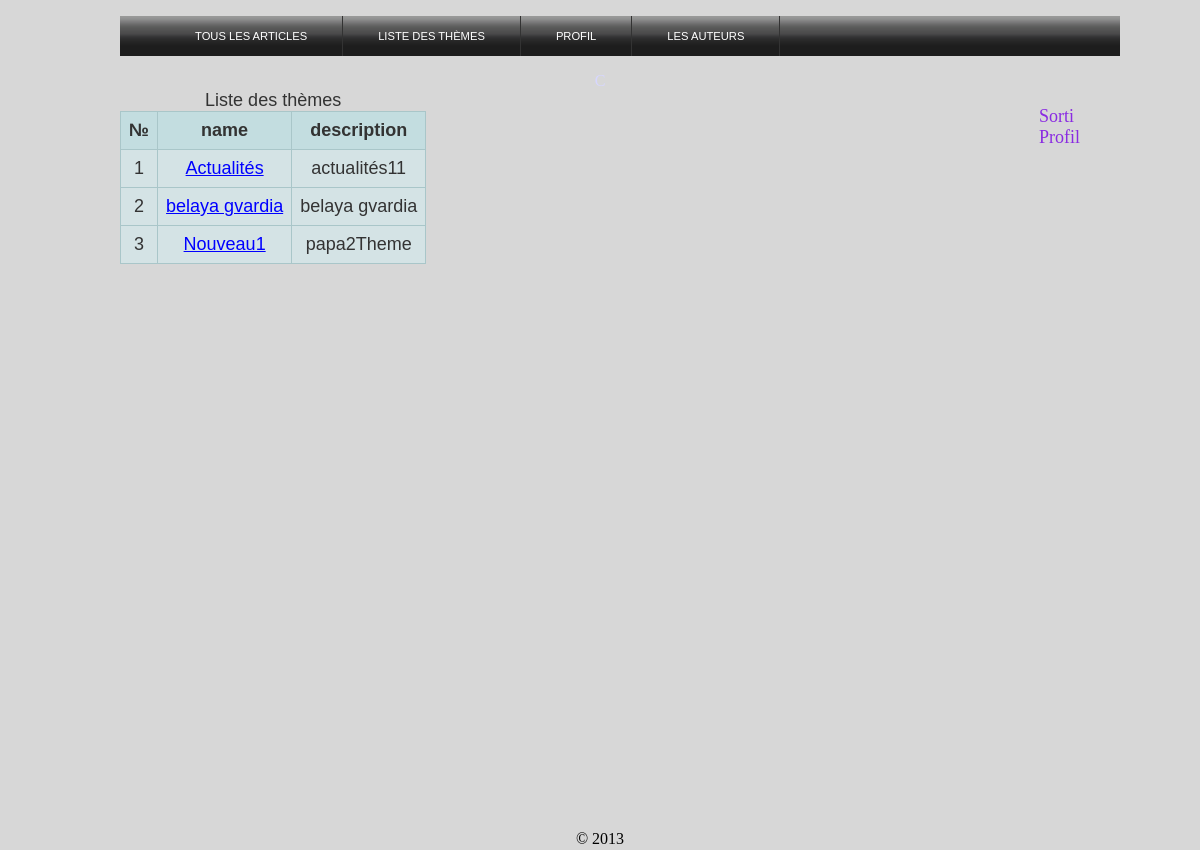
Page /index.php?page=theme&action=themes_list (signed in) on the committed database.
### tables this page shows
CREATE TABLE IF NOT EXISTS `themes` (
  `id` int(11) NOT NULL AUTO_INCREMENT,
  `name` varchar(255) NOT NULL,
  `description` text NOT NULL,
  PRIMARY KEY (`id`)
);

### index.php (called while the page is built, shortened)
<?php
    require 'views/menu.php';
    require 'views/body.php';
    require 'views/footer.php';
?>

### config/db.php (called while the page is built, shortened)
<?php
	class Db{
		private $connection ;
		function __construct() {
			$this->open_connection() ;
		}
		private function open_connection() {
                        $this->connection = new PDO("mysql:host=localhost;dbname=elledirael", 'root', '');
                        $this->connection->query("set character set utf8");
		}
		public function sql($query) {
                        $result = $this->connection->query($query);
			return $result ;
		}
	}
?>

### models/mthemes.php (called while the page is built, shortened)
<?php
class ThemesModel extends Db {
    function fetchAssoc($sql) {
        $result = $this->sql($sql);
        $return_result = array();
        foreach($result as $res){
            $return_result[] = $res;
        }
        return $return_result;
    }
    function getThemesList() {
        $sql = "SELECT id, name, description FROM `themes`;";
        return $this->fetchAssoc($sql);
    }
}
?>

### views/themes/themes_list.php (the view, shortened to what this page needs)
<table>
    <caption>Liste des thèmes</caption>
    <tr>
        <th>№</th>
        <th>name</th>
        <th>description</th>
    </tr>
<?php
    foreach($themes as $key => $theme ) {
?>
    <tr>
        <td><?php $number = $key+1;
        echo $number?></td>
        <td><a href="?page=theme&action=filter&id=<?php echo $theme['id']; ?>">
            <?php echo $theme['name']; ?></a></td>
        <td><?php echo $theme['description']; ?></td>
    </tr>
<?php }?>
</table>

### css/mainpage.css (style rules this page uses)
table { font-family: verdana,arial,sans-serif; font-size:18px; color:#333333; border-width: 1px; border-color: #999999; border-collapse: collapse; }
table th { background-color:#c3dde0; border-width: 1px; padding: 8px; border-style: solid; border-color: #a9c6c9; }
table tr { background-color:#d4e3e5; }
table td { border-width: 1px; padding: 8px; border-style: solid; border-color: #a9c6c9; }
a, a:visited { color: #0000FF; }

### css/main.css (style rules this page uses)
html,body { margin:0; padding:0; text-align:center; height:100%; background-color: #D7D7D7; }

### rows in the picture
themes: number "1", name "Actualités", description "actualités11"
themes: number "2", name "belaya gvardia", description "belaya gvardia"
themes: number "3", name "Nouveau1", description "рара2Theme"
